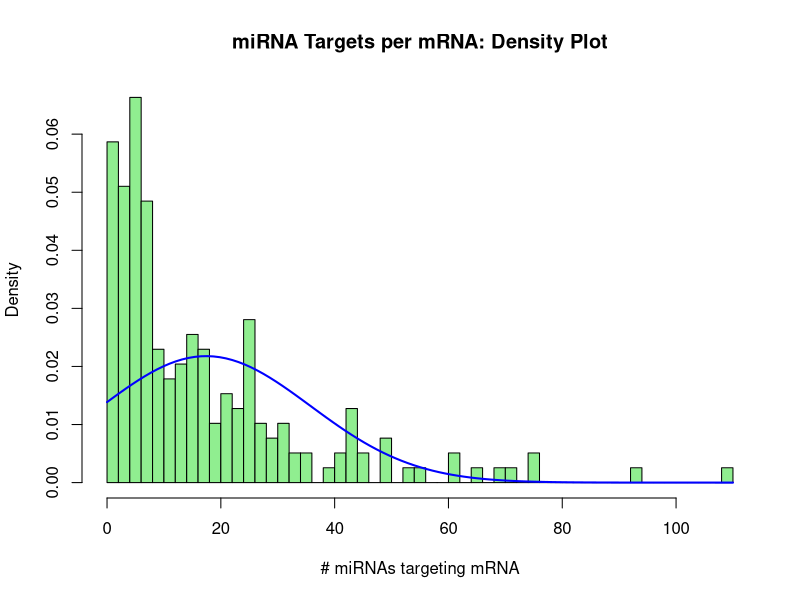
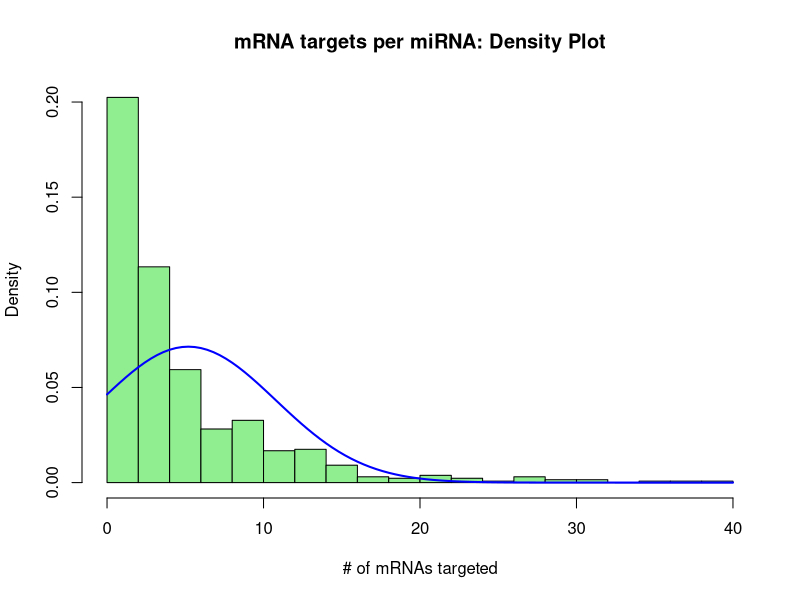
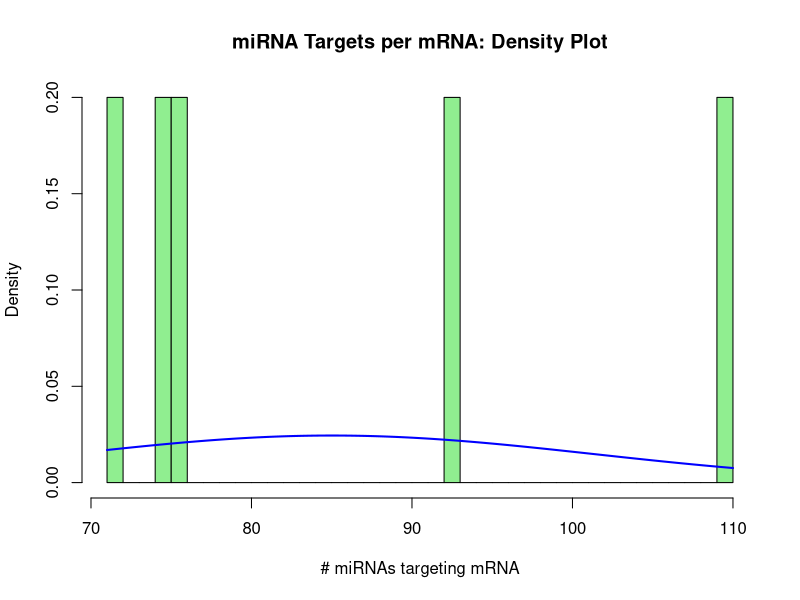
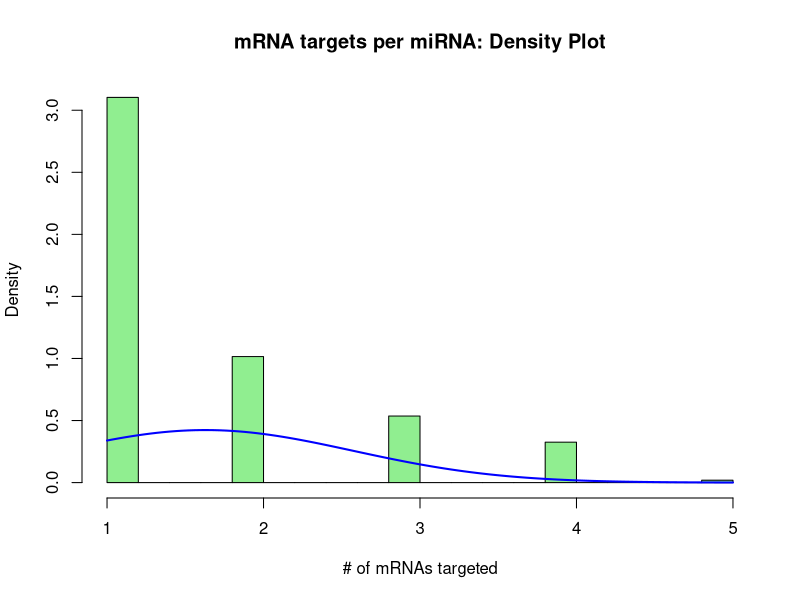
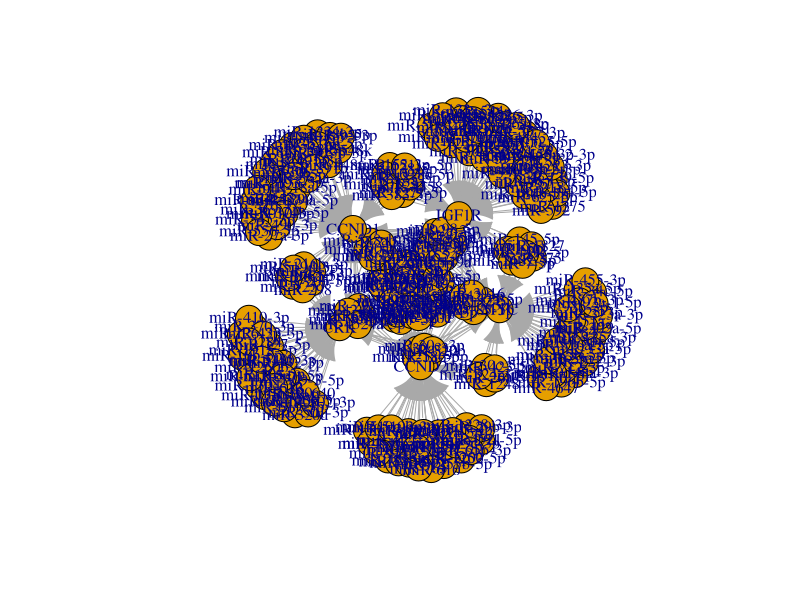
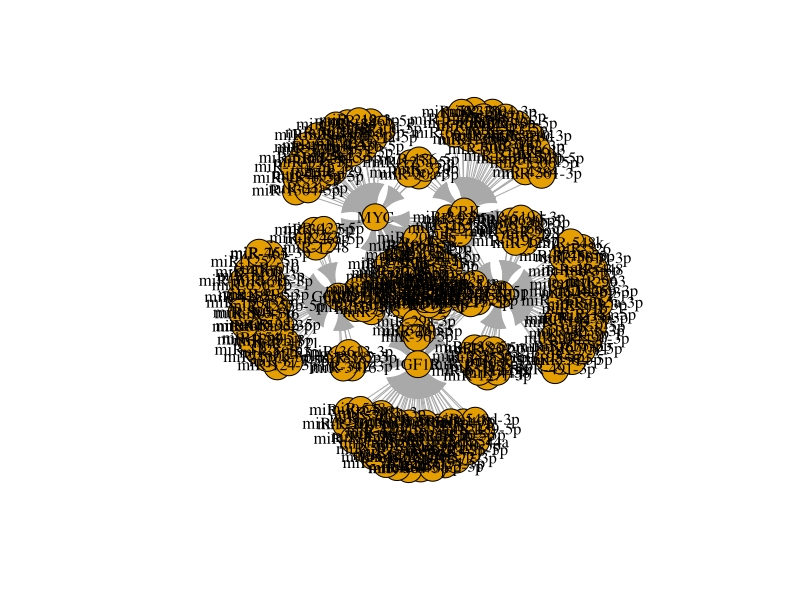

These figures' R source, in order: (Note: this script raises an error after producing the figures.)


## Comment the code
## Install packages
if (!require("rstudioapi")) {
  install.packages("rstudioapi", dependencies = TRUE)
  library(rstudioapi)
}

if (!require("ggplot2")) {
  install.packages("ggplot2", dependencies = TRUE)
  library(ggplot2)
}

if (!require("MASS")) {
  install.packages("MASS", dependencies = TRUE)
  library(MASS)
}

if (!require("Matrix")) {
  install.packages("Matrix", dependencies = TRUE)
  library(Matrix)
}

if (!require("igraph")) {
  install.packages("igraph", dependencies = TRUE)
  library(igraph)
}

# Set working directory to source file location
setwd(dirname(getActiveDocumentContext()$path))       

#Read .csv file into R data
miR <- read.csv("../Data/MirWalk_Trimmed.csv", header=TRUE)

nt <- read.csv("../Data/MirWalk_Subset.csv", header=TRUE)


## FREQUENCY DISTRIBUTIONS
## Plot frequency distributions of mRNA targets per miRNA, and targeting miRNAs per mRNA
## Tabulate the miRWalk output and run a frequency distribution for mRNA-miR/miR-mRNA targeting stats

#View(miR)
summary(miR)
summary(miR$Gene)

#View(nt)
summary(nt)
summary(nt$Gene)

library(MASS)

## FULL SET HISTOGRAMS
##  histogram miRNA targets per mRNA

Gene = miR$Gene
Gene.freq = table(Gene)
GeneTable <- cbind(Gene.freq)
colors = c("lightgreen")
hist(GeneTable, freq=FALSE, main="miRNA Targets per mRNA: Density Plot", xlab = "# miRNAs targeting mRNA", breaks=50, col="lightgreen")
curve(dnorm(x, mean=mean(Gene.freq), sd=sd(Gene.freq)), add=TRUE, col="blue", lwd=2)

## histogram mRNAs targeted by miRNA

miRNA = miR$miRNA
miRNA.freq = table(miRNA)
miRTable <- cbind(miRNA.freq)
hist(miRTable, freq=FALSE, main = "mRNA targets per miRNA: Density Plot", xlab = "# of mRNAs targeted", breaks=20, col = "lightgreen")
curve(dnorm(x, mean=mean(miRNA.freq), sd=sd(miRNA.freq)), add=TRUE, col="blue", lwd=2)

## SUBSET HISTOGRAMS
## histogram miRNA targets per mRNA

Gene = nt$Gene
Gene.freq = table(Gene)
GeneTable <- cbind(Gene.freq)
colors = c("lightgreen")
hist(GeneTable, freq=FALSE, main="miRNA Targets per mRNA: Density Plot", xlab = "# miRNAs targeting mRNA", breaks=50, col="lightgreen")
curve(dnorm(x, mean=mean(Gene.freq), sd=sd(Gene.freq)), add=TRUE, col="blue", lwd=2)

## histogram mRNAs targeted by miRNA

miRNA = nt$miRNA
miRNA.freq = table(miRNA)
miRTable <- cbind(miRNA.freq)
hist(miRTable, freq=FALSE, main = "mRNA targets per miRNA: Density Plot", xlab = "# of mRNAs targeted", breaks=20, col = "lightgreen")
curve(dnorm(x, mean=mean(miRNA.freq), sd=sd(miRNA.freq)), add=TRUE, col="blue", lwd=2)


# head(nt)

## Visualize the complete bipartite graph
## https://rpubs.com/pjmurphy/317838
## Make a graph object from list
gNT <- graph.data.frame(nt)
gFULL <- graph.data.frame(miR)

## Make a graph g into a bipartite network
bipartite.mapping(gNT)
V(gNT)$type <- bipartite_mapping(gNT)$type
plot(gNT)
plot(gNT, vertex.label.cex = 1.0, vertex.label.color = "black")


## Format the labels and node shape/color
## Formatting for bipartite plots
## https://kateto.net/netscix2016.html

V(gNT)$color <- ifelse(V(gNT)$type, "steelblue", "lightgreen")
V(gNT)$shape <- ifelse(V(gNT)$type, "circle", "square")
V(gNT)$label[V(gNT)$type==F] <- nodes2$media[V(net2)$type==F]
V(gNT)$label <- ""
E(gNT)$color <- "darkgrey"

plot(gNT, layout=layout.bipartite, vertex.label.cex=0.5, vertex.size=(2-V(gNT)$type)*8)

plot(gNT, layout=layout.bipartite)

plot(gNT, layout=layout.bipartite, vertex.size=20, vertex.label.cex=0.5)

V(gNT)$label.color <- "black" ##ifelse(V(g)$type, "black", "white")
## V(g)$label.font <-  0.6
V(gNT)$label.cex <- 1 ##ifelse(V(g)$type, 0.8, 1.2)
## V(g)$label.dist <-0
V(gNT)$frame.color <-  "gray"
V(gNT)$size <- 5

plot(gNT, layout = layout_with_graphopt)

plot(gNT, layout=layout.bipartite, vertex.size=20, vertex.label.cex=0.5)

## Save Plot to image
png("../Fig_Output/bipartite.png")
print(gNTplot)
dev.off()




## Analyze the network as a single-mode network
## According to https://rpubs.com/pjmurphy/317838

## Calculating centrality

types <- V(g)$type                 ## getting each vertex `type` let's us sort easily
deg <- degree(g)
bet <- betweenness(g)
clos <- closeness(g)
eig <- eigen_centrality(g)$vector

cent_df <- data.frame(types, deg, bet, clos, eig)

cent_df[order(cent_df$type, decreasing = TRUE),] ## sort w/ `order` by `type`

## Size vertices by centralitry
V(g)$size <- degree(g)
V(g)$label.cex <- degree(g) * 0.000000000000000000001

gplot <- plot(g, layout = layout_with_graphopt)

## Save the Graph plot as .png file into fig_output
png("../fig_output/graph.png")
print(gplot)
dev.off()

##NETWORK GRAPH
##Create and plot a network graph from the adjacency list

#Convert into data frame
miRFrame <- data.frame(person=miR$Gene, gr=miR$miRNA, stringsAsFactors = F)

##Treat the adjacenty list as a bipartite network (coding genes and miRNAs each constitute the two bipartite modes of the network).
##Code was derived from social network modelling from the blog of Solomon Messing.
##https://solomonmessing.wordpress.com/2012/09/30/working-with-bipartiteaffiliation-network-data-in-r/

#Use functions from the R Matrix package to create an adjacency matrix 'A' from the imported list.
library(Matrix)

A <- spMatrix(nrow=length(unique(miRFrame$person)),
              ncol=length(unique(miRFrame$gr)),
              i = as.numeric(factor(miRFrame$person)),
              j = as.numeric(factor(miRFrame$gr)),
              x = rep(1, length(as.numeric(miRFrame$person))) )

row.names(A) <- levels(factor(miRFrame$person))
colnames(A) <- levels(factor(miRFrame$gr))
A

Arow <- tcrossprod(A)
Arow
head(Arow)

##Use the R Igraph package to create a network graph object.
library(igraph)

miRgraphAdj <- graph.adjacency(Arow, mode = 'undirected')
summary(miRgraphAdj)

##make each edge weight become 1, and then sum them back into an edge attribute
#http://stackoverflow.com/questions/12998456/r-igraph-convert-parallel-edges-to-weight-attribute
E(miRgraphAdj)$weight
E(miRgraphAdj)$weight <- 1
miRgraphAdj <- simplify(miRgraphAdj, edge.attr.comb=list(weight="sum"))

E(miRgraphAdj)$width <- E(miRgraphAdj)$weight
E(miRgraphAdj)$width
# direct output to a file
sink("EdgeFile", append=FALSE, split=FALSE)

##Assign vertex label attributes, color and font
V(miRgraphAdj)$label <- V(miRgraphAdj)$name
V(miRgraphAdj)$label.color <- rgb(0,0,.2,.8)
V(miRgraphAdj)$label.cex <- .6
V(miRgraphAdj)$label.cex <- .3
V(miRgraphAdj)$label.font <- 1
V(miRgraphAdj)$color <- rgb(1,0,0,.5)

miRgraphAdj <- simplify(miRgraphAdj, remove.loops = TRUE, remove.multiple = TRUE)

##Assign transparency as a function of Edge weight
egam <- (E(miRgraphAdj)$weight)/max(E(miRgraphAdj)$weight)
E(miRgraphAdj)$color <- rgb(.5,.5,0,egam)

##Plot the graph object, with vertex size as a function of 'betweeness' and edge width a function of edge weight.
##Apply scaling functions to create resolution for visual interpretation of the graph.
##Here, the user-derived betweeness(mirgraphAdj/33) and log(E(miRgraphAdj)$weight) were user-derived to reduce the 'hairball' and facilitate interpretation
plot(miRgraphAdj, vertex.size=betweenness(miRgraphAdj)/33, edge.width=log10(E(miRgraphAdj)$weight), layout=layout.kamada.kawai)


##For scaling vertex.size and edge widths for different graphs:
##plot(miRgraphAdj, vertex.size=betweenness(miRgraphAdj)/V_Scaling_Factor, edge.width=E_Scaling_Factor(E(miRgraphAdj)$weight), layout=layout.kamada.kawai)

##For the 5-gene subgraph found in Fig.3C (Input file 'Subset.R'):
plot(miRgraphAdj, vertex.size=20, edge.width=(E(miRgraphAdj)$weight)/10, layout=layout.fruchterman.reingold)
